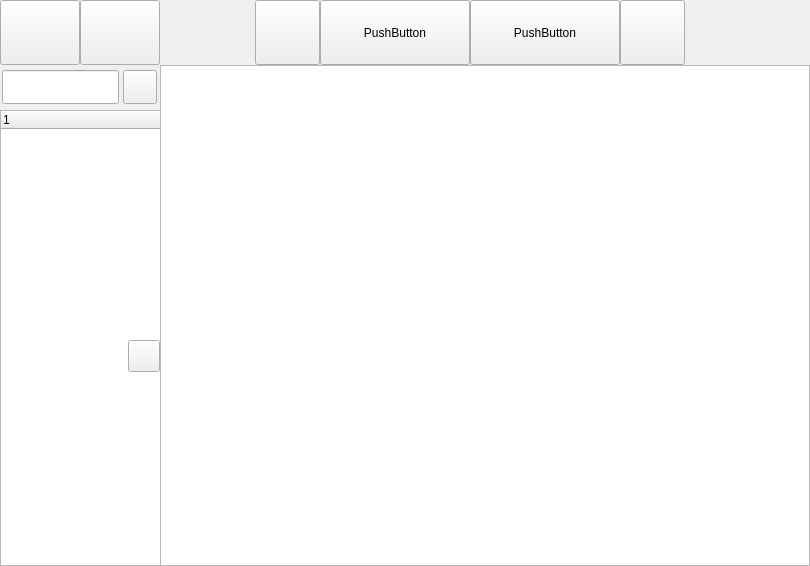
<?xml version="1.0" encoding="UTF-8"?>
<ui version="4.0">
 <class>CDETAIL</class>
 <widget class="QWidget" name="CDETAIL">
  <property name="geometry">
   <rect>
    <x>0</x>
    <y>0</y>
    <width>810</width>
    <height>566</height>
   </rect>
  </property>
  <property name="windowTitle">
   <string>Form</string>
  </property>
  <widget class="QLineEdit" name="SearchData">
   <property name="geometry">
    <rect>
     <x>2</x>
     <y>70</y>
     <width>117</width>
     <height>34</height>
    </rect>
   </property>
  </widget>
  <widget class="QLabel" name="Label_Left">
   <property name="geometry">
    <rect>
     <x>160</x>
     <y>0</y>
     <width>95</width>
     <height>65</height>
    </rect>
   </property>
   <property name="text">
    <string/>
   </property>
  </widget>
  <widget class="QPushButton" name="Qpbtn_Left">
   <property name="geometry">
    <rect>
     <x>255</x>
     <y>0</y>
     <width>65</width>
     <height>65</height>
    </rect>
   </property>
   <property name="text">
    <string/>
   </property>
  </widget>
  <widget class="QPushButton" name="Qpbtn_Right">
   <property name="geometry">
    <rect>
     <x>620</x>
     <y>0</y>
     <width>65</width>
     <height>65</height>
    </rect>
   </property>
   <property name="text">
    <string/>
   </property>
  </widget>
  <widget class="QLabel" name="Label_Right">
   <property name="geometry">
    <rect>
     <x>685</x>
     <y>0</y>
     <width>125</width>
     <height>65</height>
    </rect>
   </property>
   <property name="text">
    <string/>
   </property>
  </widget>
  <widget class="QTableWidget" name="QDetail">
   <property name="geometry">
    <rect>
     <x>160</x>
     <y>65</y>
     <width>650</width>
     <height>501</height>
    </rect>
   </property>
  </widget>
  <widget class="QPushButton" name="QpbtnLead">
   <property name="geometry">
    <rect>
     <x>80</x>
     <y>0</y>
     <width>80</width>
     <height>65</height>
    </rect>
   </property>
   <property name="text">
    <string/>
   </property>
  </widget>
  <widget class="QPushButton" name="QpbtnSearch">
   <property name="geometry">
    <rect>
     <x>123</x>
     <y>70</y>
     <width>34</width>
     <height>34</height>
    </rect>
   </property>
   <property name="text">
    <string/>
   </property>
  </widget>
  <widget class="QPushButton" name="QpbtnBack">
   <property name="geometry">
    <rect>
     <x>0</x>
     <y>0</y>
     <width>80</width>
     <height>65</height>
    </rect>
   </property>
   <property name="text">
    <string/>
   </property>
  </widget>
  <widget class="QTreeWidget" name="QDepartment">
   <property name="geometry">
    <rect>
     <x>0</x>
     <y>110</y>
     <width>161</width>
     <height>456</height>
    </rect>
   </property>
   <column>
    <property name="text">
     <string notr="true">1</string>
    </property>
   </column>
  </widget>
  <widget class="QPushButton" name="QpbtnStretching">
   <property name="geometry">
    <rect>
     <x>128</x>
     <y>340</y>
     <width>32</width>
     <height>32</height>
    </rect>
   </property>
   <property name="text">
    <string/>
   </property>
  </widget>
  <widget class="QPushButton" name="Button_Year">
   <property name="geometry">
    <rect>
     <x>320</x>
     <y>0</y>
     <width>150</width>
     <height>65</height>
    </rect>
   </property>
   <property name="text">
    <string>PushButton</string>
   </property>
  </widget>
  <widget class="QPushButton" name="Button_Month">
   <property name="geometry">
    <rect>
     <x>470</x>
     <y>0</y>
     <width>150</width>
     <height>65</height>
    </rect>
   </property>
   <property name="text">
    <string>PushButton</string>
   </property>
  </widget>
 </widget>
 <resources/>
 <connections/>
</ui>
